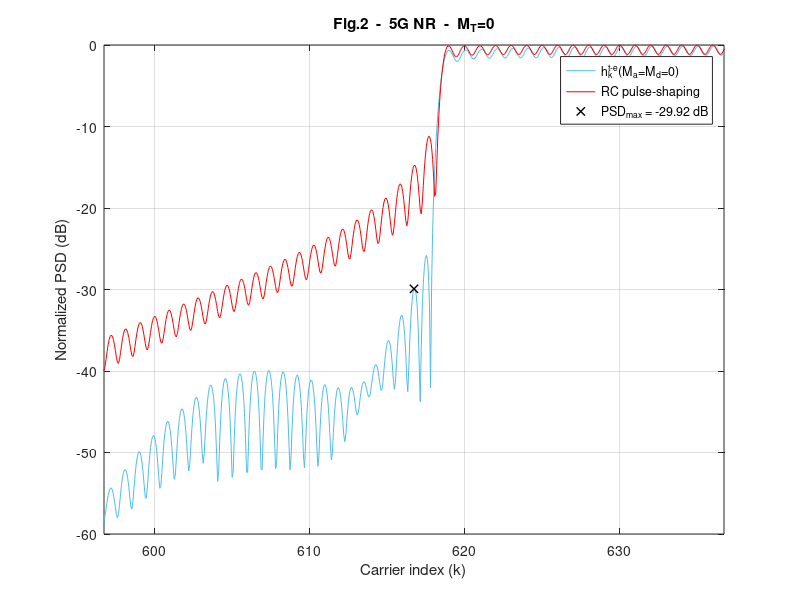

The MATLAB source for this figure: (Note: this script raises an error after producing the figure.)
clear, 
%% %%%%%%%%%%%%%%%%%%%%%%%%%%%%%%%%%%%%%%%%%%%%%%%%%%%%%%%%%%
% %                 LOAD THE PARAMETERS                   % %
%%%%%%%%%%%%%%%%%%%%%%%%%%%%%%%%%%%%%%%%%%%%%%%%%%%%%%%%%% %%
addpath('../../data/Fig2')
load('Fig2_Parameters_for_5G_NR_Ma_0_Md_0.mat');

Fsob = OFDM_param.Fsob; % Upsampling factor 
% Upsample in time-domain
N = OFDM_param.N*Fsob;
Ngi = OFDM_param.Ngi*Fsob;
b = (OFDM_param.b+1)*Fsob-1;
L = OFDM_param.L*Fsob;
Ms = OFDM_param.Ms;
g = OFDM_param.g;
us = OFDM_param.us;
ue = OFDM_param.ue;

ur = us + ue;

Pd = GenPulse_param.Pd;
Pd_todas = GenPulse_param.Pd_todas;
Paic = GenPulse_param.Paic;
Ptk = GenPulse_param.Ptk;
R_aic = GenPulse_param.R_aic;
R_tk = GenPulse_param.R_tk;
NexTemp = GenPulse_param.NexTemp;
cell_coef_lim = GenPulse_param.cell_coef_lim;



%% %%%%%%%%%%%%%%%%%%%%%%%%%%%%%%%%%%%%%%%%%%%%%%%%%%%%%%%%%%
%            OBTAIN THE PULSES IN THE SCENARIO            % %
%%%%%%%%%%%%%%%%%%%%%%%%%%%%%%%%%%%%%%%%%%%%%%%%%%%%%%%%%% %%

eta = (N+Ngi-b-1)/2; 
vn=(0:L+b-1)'-Ngi;  % Dicrete time axis vector
n0 = eta+b-Ngi;     % Phase delay due to Hermiticity


h_k = zeros((2*NexTemp+1)*L+b, N); % Matrix containing the proposed pulses
aic_k = zeros((2*NexTemp+1)*L+b, N);  % Matrix containing the AIC term
t_k = zeros((2*NexTemp+1)*L+b, N);    % Matrix containing the AST term

% Obtain h_k for every data carrier
for ind_k = 1:length(Pd);

    % % AIC terms
    %%%%%%%%%%%%%%%%%%%%%%%%%%%%%%%%%%
    % Central term
    Pc = exp(1j*2*pi/N*repmat(vn,1,length(Paic{ind_k})).*repmat(Paic{ind_k}.',length(vn),1)).*repmat(g.',1,length(Paic{ind_k}));
    % Advanced and delayed terms
    Pc = repmat(Pc,1,2*NexTemp+1);

    Omega_c_n0 = diag(repmat(exp(-1j*2*pi*Paic{ind_k}*n0/N),1+2*NexTemp,1));
    aic_temp = Pc*Omega_c_n0*diag(R_aic{ind_k}).*exp(1j*2*pi*Pd(ind_k)*n0/N);
    aic_k((NexTemp*L+1):(NexTemp+1)*L+b,Pd(ind_k)+N/2+1) = sum(aic_temp(:,1:length(Paic{ind_k})),2);    % CENTRAL TERM
    
    m_temp = 0;
    for ind_m = 1:NexTemp;                                                                              % ADVANCED AND DELAYED TERMS
        aic_k(((NexTemp-ind_m)*L+1):((NexTemp-ind_m+1)*L+b),Pd(ind_k)+N/2+1) = aic_k(((NexTemp-ind_m)*L+1):((NexTemp-ind_m+1)*L+b),Pd(ind_k)+N/2+1) + sum(aic_temp(:,(length(Paic{ind_k})*(1+m_temp)) + (1:length(Paic{ind_k}))),2);
        aic_k(((NexTemp+ind_m)*L+1):((NexTemp+ind_m+1)*L+b),Pd(ind_k)+N/2+1) = aic_k(((NexTemp+ind_m)*L+1):((NexTemp+ind_m+1)*L+b),Pd(ind_k)+N/2+1) + sum(aic_temp(:,(length(Paic{ind_k})*(1+m_temp+1)) + (1:length(Paic{ind_k}))),2);
        m_temp = m_temp+2;
    end
    
    % % AST terms
    %%%%%%%%%%%%%%%%%%%%%%%%%%%%%%%%%%
    % Central term
    Ts = exp(1j*2*pi/N*repmat(vn,1,length(Ptk{ind_k})).*repmat(Ptk{ind_k}.',length(vn),1)).*repmat(us.',1,length(Ptk{ind_k}));
    Te = exp(1j*2*pi/N*repmat(vn,1,length(Ptk{ind_k})).*repmat(Ptk{ind_k}.',length(vn),1)).*repmat(ue.',1,length(Ptk{ind_k}));
    T = [Ts, Te];
    
    % Advanced and delayed terms
    T = repmat(T,1,NexTemp+1);
    Omega_c_n0 = diag(repmat(exp(-1j*2*pi*Ptk{ind_k}*n0/N),2*(1+NexTemp),1));
    t_k_temp = T*Omega_c_n0*diag(R_tk{ind_k}).*exp(1j*2*pi*Pd(ind_k)*n0/N);
    t_k(((NexTemp)*L+1):((NexTemp+1))*L+b,Pd(ind_k)+N/2+1) = sum(t_k_temp(:,1:2*length(Ptk{ind_k})),2);

    m_temp = 0;
    for ind_m = 1:NexTemp;
            t_k(((NexTemp-ind_m)*L+1):(NexTemp-ind_m+1)*L+b,Pd(ind_k)+N/2+1) = t_k(((NexTemp-ind_m)*L+1):(NexTemp-ind_m+1)*L+b,Pd(ind_k)+N/2+1) + sum(t_k_temp(:,length(Ptk{ind_k})*(2+m_temp) + (1:length(Ptk{ind_k}))),2);
            t_k(((NexTemp+ind_m)*L+1):(NexTemp+ind_m+1)*L+b,Pd(ind_k)+N/2+1) = t_k(((NexTemp+ind_m)*L+1):(NexTemp+ind_m+1)*L+b,Pd(ind_k)+N/2+1) + sum(t_k_temp(:,length(Ptk{ind_k})*(2+m_temp+1) + (1:length(Ptk{ind_k}))),2);
            m_temp = m_temp + 2;
    end
end

h_k = aic_k + t_k;

p_k_conv = exp(1j*(2*pi/N)*repmat(vn,1,length(Pd_todas)).*repmat(Pd_todas.',length(vn),1)).*repmat(g.',1,length(Pd_todas));

h_k(NexTemp*L + (1:L+b),Pd_todas+N/2+1) = h_k(NexTemp*L + (1:L+b),Pd_todas+N/2+1) + p_k_conv;


%% %%%%%%%%%%%%%%%%%%%%%%%%%%%%%%%%%%%%%%%%%%%%%%%%%%%%%%%%%%
% %     REPRESENTATION OF THE PULSES IN THE SCENARIO      % %
%%%%%%%%%%%%%%%%%%%%%%%%%%%%%%%%%%%%%%%%%%%%%%%%%%%%%%%%%% %%

% Obtain the PSD
H_k = fft(h_k,N*Ms);
P_k = fft(p_k_conv,N*Ms);

psd_H = fftshift(sum(abs(H_k).^2,2));
psd_P = fftshift(sum(abs(P_k).^2,2));

x = (-N*Ms/2:N*Ms/2-1)/(Ms);
indices = find(ismember(x,[-N/2,N/2-1]));
indices = indices(1):1:indices(2);

x = x+N/2;
y_h = 10*log10(psd_H/max(psd_H));
y_p = 10*log10(psd_P/max(psd_P));

PSD_max = max(max(y_h(find(x>Pd_todas(end)+N/2+1.67))), max(y_h(find(x<Pd_todas(1)+N/2-1.67)))); %% PSD_MAX IS SOUGHT BEYOND THE 0.67 SCS GUARD BAND THAT IS LEFT BY EACH SIDE
x_PSD_max = x(find(y_h==PSD_max));

% Fig 2 (5G NR Ma=Md=0)
figure,
plot(x(indices),y_h(indices), 'DisplayName', 'h_k^{t-e}(M_a=M_d=0)', 'Color', "#4DBEEE"); hold on; grid on;
plot(x(indices),y_p(indices), 'DisplayName', 'RC pulse-shaping', 'Color', 'r');
plot(x_PSD_max, PSD_max, 'Marker', 'x', 'Color', 'k', 'LineStyle', 'none','LineWidth',1, 'DisplayName', ['PSD_{max} = ', num2str(PSD_max, '%.2f'), ' dB'])
xlabel('Carrier index (k)'); ylabel('Normalized PSD (dB)'); legend('show')
xlim(x_PSD_max+[-20,20]); ylim([min(-60,PSD_max-10),0])
title(sprintf('Fig.2  -  5G NR  -  M_T=%d', 2*NexTemp))

%% %%%%%%%%%%%%%%%%%%%%%%%%%%%%
% %     CLARIFYING NOTE     % %
%%%%%%%%%%%%%%%%%%%%%%%%%%%% %%

NOTE = ['NOTE: The maximum number of RB that can be used in a 5 MHz channel is 25, which is equivalent to 4.5 MHz (SCS = 15 kHz).',...
    ' That leaves a 500 kHz guard band, 250 kHz by each side of the transmission band.',...
    ' If this guard band is reduced by repurposing those carriers that were previously assigned to it for data transmission, it can be reduced by up to 16 subcarriers, leaving a residual guard band 10 kHz wide (2/3 of an SCS).',...
    ' Hence, the PSD peak can be sought beyond that guard band, which is 1.67 SCS beyond the outermost transmitting subcarrier by each end of the passband.'];
wrapped_NOTE = textwrap({NOTE}, 70);
disp('##################################################################################')
fprintf('\n')
disp(wrapped_NOTE)
disp('##################################################################################')